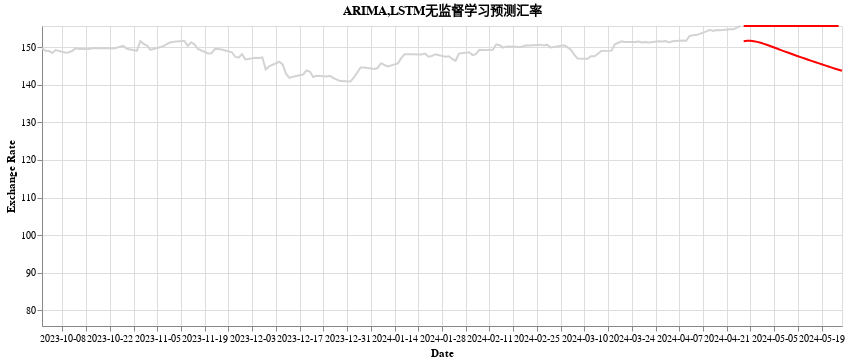

This figure's notebook cell:
### Code cell
start_date = '2023-10-01'
df2 = df1[df1.index >= start_date]
chart = alt.Chart(df2).mark_line().encode(
    x=alt.X('Date:T', axis=alt.Axis(title='Date', format='%Y-%m-%d'), timeUnit='yearmonthdate'),  # 使用timeUnit确保日期以年月日的形式显示
    y=alt.Y('Exchange Rate:Q', axis=alt.Axis(title='Exchange Rate'), scale=alt.Scale(domainMin=min_exchange_rate)),  # 设置最小值为数据的最小值
    color=alt.value('lightgrey'),
    tooltip=['Date:T', 'Exchange Rate:Q']  # 添加悬停提示工具
).properties(
    title='ARIMA,LSTM无监督学习预测汇率',

    width=800  # 设置图表宽度
)
chart2 = alt.Chart(future_df).mark_line().encode(
    x=alt.X('Date:T', axis=alt.Axis(title='Date', format='%Y-%m-%d'), timeUnit='yearmonthdate'),  # 使用timeUnit确保日期以年月日的形式显示
    y=alt.Y('Exchange Rate:Q', axis=alt.Axis(title='Exchange Rate'), scale=alt.Scale(domainMin=min_exchange_rate)),  # 设置最小值为数据的最小值
    color=alt.value('red'),
    tooltip=['Date:T', 'Exchange Rate:Q']  # 添加悬停提示工具
).properties(
    title='ARIMA,LSTM无监督学习预测汇率',

    width=800  # 设置图表宽度
)
chart3 = alt.Chart(future_forecast).mark_line().encode(
    x=alt.X('Date:T', axis=alt.Axis(title='Date', format='%Y-%m-%d'), timeUnit='yearmonthdate'),  # 使用timeUnit确保日期以年月日的形式显示
    y=alt.Y('Exchange Rate:Q', axis=alt.Axis(title='Exchange Rate'), scale=alt.Scale(domainMin=min_exchange_rate)),  # 设置最小值为数据的最小值
    color=alt.value('red'),
    tooltip=['Date:T', 'Exchange Rate:Q']  # 添加悬停提示工具
).properties(
    title='ARIMA,LSTM无监督学习预测汇率',

    width=800  # 设置图表宽度
)
chart+chart2+chart3

### Figure 1 — Vega-Lite specification as saved in the notebook (floating-point values rounded to 4 significant figures; data arrays with more than 128 entries replaced by an {"elided": "..."} marker saying what was removed)
{"config": {"view": {"continuousWidth": 400, "continuousHeight": 300}}, "layer": [{"data": {"name": "data-f450aec39841a28f15a92efac898dbfe"}, "mark": "line", "encoding": {"color": {"value": "lightgrey"}, "tooltip": [{"field": "Date", "type": "temporal"}, {"field": "Exchange Rate", "type": "quantitative"}], "x": {"axis": {"format": "%Y-%m-%d", "title": "Date"}, "field": "Date", "timeUnit": "yearmonthdate", "type": "temporal"}, "y": {"axis": {"title": "Exchange Rate"}, "field": "Exchange Rate", "scale": {"domainMin": 75.81}, "type": "quantitative"}}, "title": "ARIMA,LSTM无监督学习预测汇率", "width": 800}, {"data": {"name": "data-1662378b67047a281c071f72bbc601ea"}, "mark": "line", "encoding": {"color": {"value": "red"}, "tooltip": [{"field": "Date", "type": "temporal"}, {"field": "Exchange Rate", "type": "quantitative"}], "x": {"axis": {"format": "%Y-%m-%d", "title": "Date"}, "field": "Date", "timeUnit": "yearmonthdate", "type": "temporal"}, "y": {"axis": {"title": "Exchange Rate"}, "field": "Exchange Rate", "scale": {"domainMin": 75.81}, "type": "quantitative"}}, "title": "ARIMA,LSTM无监督学习预测汇率", "width": 800}, {"data": {"name": "data-fcf682a103c748d891ae16bd87147e51"}, "mark": "line", "encoding": {"color": {"value": "red"}, "tooltip": [{"field": "Date", "type": "temporal"}, {"field": "Exchange Rate", "type": "quantitative"}], "x": {"axis": {"format": "%Y-%m-%d", "title": "Date"}, "field": "Date", "timeUnit": "yearmonthdate", "type": "temporal"}, "y": {"axis": {"title": "Exchange Rate"}, "field": "Exchange Rate", "scale": {"domainMin": 75.81}, "type": "quantitative"}}, "title": "ARIMA,LSTM无监督学习预测汇率", "width": 800}], "$schema": "https://vega.github.io/schema/vega-lite/v4.17.0.json", "datasets": {"data-f450aec39841a28f15a92efac898dbfe": {"elided": "149 records"}, "data-1662378b67047a281c071f72bbc601ea": [{"Date": "2024-04-26", "Exchange Rate": 151.6}, {"Date": "2024-04-27", "Exchange Rate": 151.7}, {"Date": "2024-04-28", "Exchange Rate": 151.7}, {"Date": "2024-04-29", "Exchange Rate": 151.6}, {"Date": "2024-04-30", "Exchange Rate": 151.4}, {"Date": "2024-05-01", "Exchange Rate": 151.2}, {"Date": "2024-05-02", "Exchange Rate": 150.9}, {"Date": "2024-05-03", "Exchange Rate": 150.6}, {"Date": "2024-05-04", "Exchange Rate": 150.3}, {"Date": "2024-05-05", "Exchange Rate": 149.9}, {"Date": "2024-05-06", "Exchange Rate": 149.6}, {"Date": "2024-05-07", "Exchange Rate": 149.3}, {"Date": "2024-05-08", "Exchange Rate": 148.9}, {"Date": "2024-05-09", "Exchange Rate": 148.6}, {"Date": "2024-05-10", "Exchange Rate": 148.3}, {"Date": "2024-05-11", "Exchange Rate": 147.9}, {"Date": "2024-05-12", "Exchange Rate": 147.6}, {"Date": "2024-05-13", "Exchange Rate": 147.3}, {"Date": "2024-05-14", "Exchange Rate": 147.0}, {"Date": "2024-05-15", "Exchange Rate": 146.7}, {"Date": "2024-05-16", "Exchange Rate": 146.4}, {"Date": "2024-05-17", "Exchange Rate": 146.1}, {"Date": "2024-05-18", "Exchange Rate": 145.8}, {"Date": "2024-05-19", "Exchange Rate": 145.5}, {"Date": "2024-05-20", "Exchange Rate": 145.2}, {"Date": "2024-05-21", "Exchange Rate": 144.9}, {"Date": "2024-05-22", "Exchange Rate": 144.6}, {"Date": "2024-05-23", "Exchange Rate": 144.3}, {"Date": "2024-05-24", "Exchange Rate": 144.0}, {"Date": "2024-05-25", "Exchange Rate": 143.7}], "data-fcf682a103c748d891ae16bd87147e51": [{"Date": "2024-04-26T00:00:00", "Exchange Rate": 155.6}, {"Date": "2024-04-29T00:00:00", "Exchange Rate": 155.6}, {"Date": "2024-04-30T00:00:00", "Exchange Rate": 155.6}, {"Date": "2024-05-01T00:00:00", "Exchange Rate": 155.6}, {"Date": "2024-05-02T00:00:00", "Exchange Rate": 155.6}, {"Date": "2024-05-03T00:00:00", "Exchange Rate": 155.6}, {"Date": "2024-05-06T00:00:00", "Exchange Rate": 155.6}, {"Date": "2024-05-07T00:00:00", "Exchange Rate": 155.6}, {"Date": "2024-05-08T00:00:00", "Exchange Rate": 155.6}, {"Date": "2024-05-09T00:00:00", "Exchange Rate": 155.6}, {"Date": "2024-05-10T00:00:00", "Exchange Rate": 155.6}, {"Date": "2024-05-13T00:00:00", "Exchange Rate": 155.6}, {"Date": "2024-05-14T00:00:00", "Exchange Rate": 155.6}, {"Date": "2024-05-15T00:00:00", "Exchange Rate": 155.6}, {"Date": "2024-05-16T00:00:00", "Exchange Rate": 155.6}, {"Date": "2024-05-17T00:00:00", "Exchange Rate": 155.6}, {"Date": "2024-05-20T00:00:00", "Exchange Rate": 155.6}, {"Date": "2024-05-21T00:00:00", "Exchange Rate": 155.6}, {"Date": "2024-05-22T00:00:00", "Exchange Rate": 155.6}, {"Date": "2024-05-23T00:00:00", "Exchange Rate": 155.6}, {"Date": "2024-05-24T00:00:00", "Exchange Rate": 155.6}]}}
